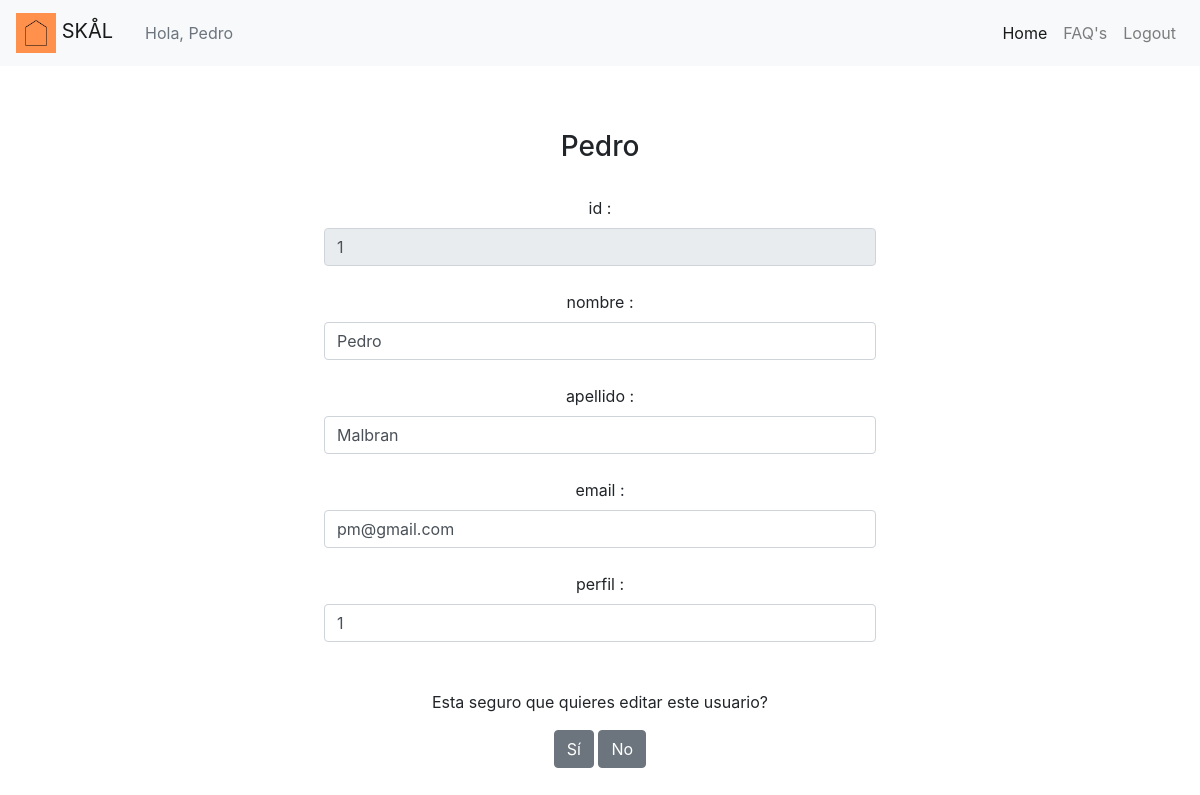
Screenshot of /editarUsuario.php?id=1 (signed in) with the database file from the repository.
### tables this page shows
CREATE TABLE `users` (
  `id` int(11) NOT NULL,
  `nombre` varchar(45) NOT NULL,
  `apellido` varchar(45) NOT NULL,
  `email` varchar(45) NOT NULL,
  `password` varchar(200) NOT NULL,
  `avatar` varchar(45) DEFAULT NULL,
  `perfil` int(8) NOT NULL
);

### Clases/query.php (called while the page is built, shortened)
<?php
class Query{
    static public function usuarioModificar($pdo,$tabla,$idUsuario){
        $sql = "select id, nombre, apellido, email, perfil from $tabla where id = '$idUsuario'";
        $query = $pdo->prepare($sql);
        $query->execute();
        $usuarioModificar=$query->fetch(PDO::FETCH_ASSOC);
        return $usuarioModificar;
    }
}

### editarUsuario.php (the view, shortened to what this page needs)
<!DOCTYPE html>
<html lang="en">
<head>
  <link rel="stylesheet" href="https://use.fontawesome.com/releases/v5.8.2/css/all.css">
  <link rel="stylesheet" href="https://stackpath.bootstrapcdn.com/bootstrap/4.3.1/css/bootstrap.min.css">
  <link rel="stylesheet" href="css/master.css">
  <?php include("nav_bar.php") ?>
    <div class="container">
    <div class="card-body">
<?php
require_once("loader.php");
if (isset($_GET["id"])) {
  $id=$_GET["id"];
  $usuarioAModificar =  Query::usuarioModificar($pdo,'users',$id);
}
 ?>
<html lang="es" dir="ltr">
  <head>
  </head>
  <body>
<div class="Register">
    <form class="px-4 py-3 mx-auto text-center" action="" method="POST" enctype= "multipart/form-data">
        <h3><?= $usuarioAModificar ["nombre"] ;?></h3>
        <br>
        <?php foreach ($usuarioAModificar as $key => $value) : ?>
            <label><?= $key?> :</label>
            <?php if($key =="id"){?>
                <input class="form-control" type="text" disabled name="<?= $key?>" value="<?= $value?> ">
            <?php }else{?>
                <input class="form-control" type="text" name="<?= $key?>" value="<?= $value?>">
            <?php }?>
            <br>
      <?php endforeach;?>
    <br>
    <p>Esta seguro que quieres editar este usuario?</p>
      <button class="btn btn-secondary" type="submit" name="editar" value="si"> Sí </button>
      <button class="btn btn-secondary" type="submit" name="editar" value="si"> No </button>
   </form>
</div>
  </body>

### CSS/master.css (style rules this page uses)
.container { min-height: calc(100vh - (89px + 66px)); margin-top: 20px; }
form { max-width: 600px; padding: 12px 20px; margin: 8px 0; box-sizing: border-box; align-content: center; }
.Register { text-align: center; }

### rows the page displays
users: nombre "Pedro", id "1", apellido "Malbran", email "pm@gmail.com", perfil "1"

### other values shown
$_SESSION["nombre"] "Pedro"
$key "id"
$key "nombre"
$key "apellido"
$key "email"
$key "perfil"
